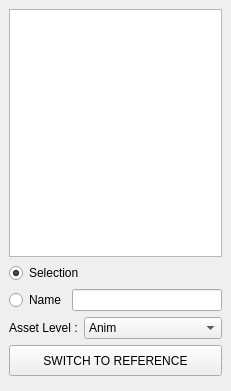
<?xml version="1.0" encoding="UTF-8"?>
<ui version="4.0">
 <class>switchLevelUI</class>
 <widget class="QMainWindow" name="switchLevelUI">
  <property name="geometry">
   <rect>
    <x>0</x>
    <y>0</y>
    <width>231</width>
    <height>391</height>
   </rect>
  </property>
  <property name="windowTitle">
   <string>Switch Asset Level</string>
  </property>
  <widget class="QWidget" name="centralwidget">
   <widget class="QWidget" name="verticalLayoutWidget">
    <property name="geometry">
     <rect>
      <x>9</x>
      <y>9</y>
      <width>213</width>
      <height>367</height>
     </rect>
    </property>
    <layout class="QVBoxLayout" name="verticalLayout" stretch="8,0,0,0,1">
     <item>
      <widget class="QListWidget" name="arListWidget">
       <property name="iconSize">
        <size>
         <width>40</width>
         <height>40</height>
        </size>
       </property>
      </widget>
     </item>
     <item>
      <layout class="QHBoxLayout" name="horizontalLayout_2">
       <item>
        <widget class="QRadioButton" name="selectRadioButton">
         <property name="layoutDirection">
          <enum>Qt::LeftToRight</enum>
         </property>
         <property name="text">
          <string>Selection</string>
         </property>
         <property name="checked">
          <bool>true</bool>
         </property>
        </widget>
       </item>
      </layout>
     </item>
     <item>
      <layout class="QHBoxLayout" name="horizontalLayout_3">
       <item>
        <widget class="QRadioButton" name="nameRadioButton">
         <property name="text">
          <string>Name</string>
         </property>
        </widget>
       </item>
       <item>
        <widget class="QLineEdit" name="nameLineEdit"/>
       </item>
      </layout>
     </item>
     <item>
      <layout class="QHBoxLayout" name="horizontalLayout" stretch="1,3">
       <item>
        <widget class="QLabel" name="label_10">
         <property name="text">
          <string>Asset Level :</string>
         </property>
        </widget>
       </item>
       <item>
        <widget class="QComboBox" name="levelComboBox">
         <item>
          <property name="text">
           <string>Anim</string>
          </property>
         </item>
         <item>
          <property name="text">
           <string>VProxy</string>
          </property>
         </item>
         <item>
          <property name="text">
           <string>Render</string>
          </property>
         </item>
        </widget>
       </item>
      </layout>
     </item>
     <item>
      <widget class="QPushButton" name="switchPushButton">
       <property name="sizePolicy">
        <sizepolicy hsizetype="Expanding" vsizetype="Expanding">
         <horstretch>0</horstretch>
         <verstretch>0</verstretch>
        </sizepolicy>
       </property>
       <property name="baseSize">
        <size>
         <width>0</width>
         <height>0</height>
        </size>
       </property>
       <property name="font">
        <font>
         <pointsize>9</pointsize>
        </font>
       </property>
       <property name="text">
        <string>SWITCH TO REFERENCE</string>
       </property>
      </widget>
     </item>
    </layout>
   </widget>
  </widget>
 </widget>
 <resources/>
 <connections/>
</ui>
